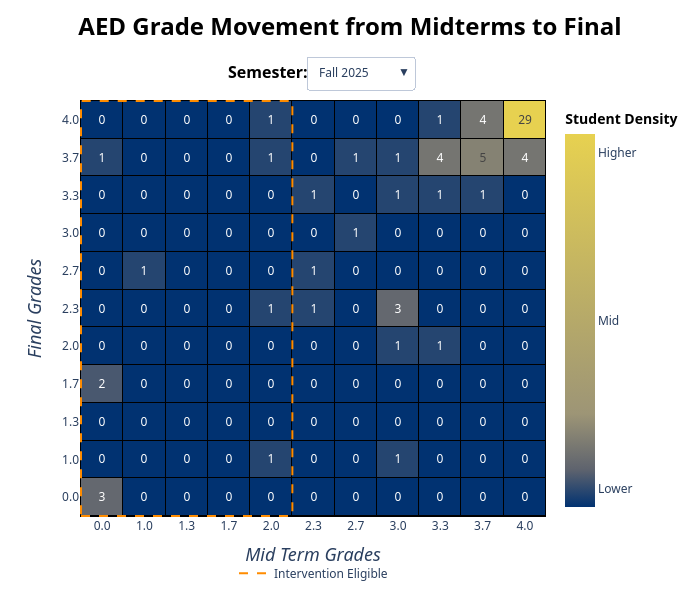

The notebook cell saved with this chart:
### Code cell
#The Original Code
# This is the "base" version of my heat map. It is frankly the figure I'm the most proud of, but it wouldn't carry over the numbers to PowerBI when I tried moving it via the HTML Visualizer.
buttons = []
zmatrix = {}
textmatrix = {}

initial_term = heattermlist[0]

for term in heattermlist:
    termframe = aedheat[aedheat["Academic Period"] == term]

    termcrosstab = pd.crosstab(termframe["Final Grade Number"], termframe["Mid Term Grade Number"])
    termcrosstab = termcrosstab.reindex(index = gradescalenum, columns = gradescalenum, fill_value = 0)

    zmatrix[term] = termcrosstab.values.tolist()

    textmatrix[term] = termcrosstab.astype(str).values.tolist()

    ztop = max(max(row) for row in zmatrix[term]) 
    zbot = min(min(row) for row in zmatrix[term])

    buttons.append(dict(
        method = "update",
        label = term,
        args = [{ #these are what update every term
            "z": [zmatrix[term]], 
            "text": [textmatrix[term]],
            "zmin": [zbot],
            "zmax": [ztop],
            "colorbar.tickvals": [[ztop*.05, ztop/2, ztop*.95]]
        }]
    ))



recentheattrace = go.Heatmap(
    z = zmatrix[initial_term],
    text = textmatrix[initial_term],
    zmin = zbot,
    zmax = ztop,
    x = gradescalestring, 
    y = gradescalestring,
    xgap = 1,
    ygap = 1,
    hovertemplate = (
        "<b>Sector Details</b>"\
        "<br>Mid Term Grade: %{x}"\
        "<br>Final Grade: %{y}"\
        "<br># of Students: %{z}"
        "<extra></extra>"
    ),
    texttemplate = "%{text}",
    colorscale = civicustom,
    colorbar = dict(
        tickvals = [ztop*.05, ztop/2, ztop*.95],
        ticktext = ["Lower", "Mid", "Higher"],
        title = dict( text = "<b>Student Density</b>",
        font_color = "black")
        ),
    visible = True)

pastheattrace = go.Heatmap(
    z = zmatrix[term],
    text = textmatrix[term],
    zmin = zbot,
    zmax = ztop,
    x = gradescalestring, 
    y = gradescalestring,
    xgap = 1,
    ygap = 1,
    hovertemplate = (
        "<b>Sector Details</b>"\
        "<br>Mid Term Grade: %{x}"\
        "<br>Final Grade: %{y}"\
        "<br># of Students: %{z}"
        "<extra></extra>"
    ),
    texttemplate = "%{text}",
    colorscale = civicustom,
    colorbar = dict(
        tickvals = [ztop*.05, ztop/2, ztop*.95],
        ticktext = ["Lower", "Mid", "Higher"],
        title = "<b>Student Density</b>"
        ),
    visible = False)

legendtrace = go.Scatter(
    x = [None],
    y = [None],
    mode = "lines",
    line = dict(
        color = "#FF8C00",
        width = 2,
        dash = "dash"
    ),
    name = "Intervention Eligible",
    showlegend = True,
)

layout = go.Layout(
    title = dict(text = "AED Grade Movement from Midterms to Final",
        font_weight = "bold", 
        font_size = 24,
        font_color = "black",
        xanchor = "center",
        x = .5,
        yanchor = "top",
        y = .97),
    plot_bgcolor = "black",
    xaxis_showgrid = False,
    yaxis_showgrid = False,
    xaxis = dict(title = dict(text = "<i>Mid Term Grades</i>", font_size = 18)),
    yaxis = dict(title = dict(text = "<i>Final Grades</i>", font_size = 18)),
    height = 600,
    width = 700,

    updatemenus = [dict(
        buttons = buttons,
        direction = "down",
        showactive = True,
        xanchor = "center",
        yanchor = "top",
        x = .6,
        y = 1.105
    )],
    legend = dict(
        orientation = "h",
        xanchor = "center",
        x = .5,
        yanchor = "top",
        y = -.1),
    font_family = "Segoe UI"
    )

aedheat = go.Figure(data = [recentheattrace, pastheattrace, legendtrace], layout = layout)

aedheat.add_annotation(
    text = "<b>Semester:</b>",
    showarrow = False,
    x = .3125,
    y = 1.098,
    xref = "paper",
    yref = "paper",
    font_color = "black",
    font_size = 16
)
aedheat.add_shape(
    type = "rect",
    line = dict(
        color = "#FF8C00",
        width = 2,
        dash = "dash"
    ),
    x0 = -0.5,
    x1 = 4.5,
    y0 = -0.5,
    y1 = 10.5,
    layer = "above"
)

aedheat.show()

### Figure 1 — Plotly figure (JSON) as saved in the notebook; plotly's stock layout.template omitted (floating-point values rounded to 4 significant figures)
{"data": [{"colorbar": {"ticktext": ["Lower", "Mid", "Higher"], "tickvals": [1.3, 13, 24.7], "title": {"font": {"color": "black"}, "text": "<b>Student Density</b>"}}, "colorscale": [[0, "#013271"], [0.1, "#5E636E"], [0.25, "#9D9576"], [1, "#E7D150"]], "hovertemplate": "<b>Sector Details</b><br>Mid Term Grade: %{x}<br>Final Grade: %{y}<br># of Students: %{z}<extra></extra>", "text": [["3", "0", "0", "0", "0", "0", "0", "0", "0", "0", "0"], ["0", "0", "0", "0", "1", "0", "0", "1", "0", "0", "0"], ["0", "0", "0", "0", "0", "0", "0", "0", "0", "0", "0"], ["2", "0", "0", "0", "0", "0", "0", "0", "0", "0", "0"], ["0", "0", "0", "0", "0", "0", "0", "1", "1", "0", "0"], ["0", "0", "0", "0", "1", "1", "0", "3", "0", "0", "0"], ["0", "1", "0", "0", "0", "1", "0", "0", "0", "0", "0"], ["0", "0", "0", "0", "0", "0", "1", "0", "0", "0", "0"], ["0", "0", "0", "0", "0", "1", "0", "1", "1", "1", "0"], ["1", "0", "0", "0", "1", "0", "1", "1", "4", "5", "4"], ["0", "0", "0", "0", "1", "0", "0", "0", "1", "4", "29"]], "texttemplate": "%{text}", "type": "heatmap", "visible": true, "x": ["0.0", "1.0", "1.3", "1.7", "2.0", "2.3", "2.7", "3.0", "3.3", "3.7", "4.0"], "xgap": 1, "y": ["0.0", "1.0", "1.3", "1.7", "2.0", "2.3", "2.7", "3.0", "3.3", "3.7", "4.0"], "ygap": 1, "z": [[3, 0, 0, 0, 0, 0, 0, 0, 0, 0, 0], [0, 0, 0, 0, 1, 0, 0, 1, 0, 0, 0], [0, 0, 0, 0, 0, 0, 0, 0, 0, 0, 0], [2, 0, 0, 0, 0, 0, 0, 0, 0, 0, 0], [0, 0, 0, 0, 0, 0, 0, 1, 1, 0, 0], [0, 0, 0, 0, 1, 1, 0, 3, 0, 0, 0], [0, 1, 0, 0, 0, 1, 0, 0, 0, 0, 0], [0, 0, 0, 0, 0, 0, 1, 0, 0, 0, 0], [0, 0, 0, 0, 0, 1, 0, 1, 1, 1, 0], [1, 0, 0, 0, 1, 0, 1, 1, 4, 5, 4], [0, 0, 0, 0, 1, 0, 0, 0, 1, 4, 29]], "zmax": 26, "zmin": 0}, {"colorbar": {"ticktext": ["Lower", "Mid", "Higher"], "tickvals": [1.3, 13, 24.7], "title": {"text": "<b>Student Density</b>"}}, "colorscale": [[0, "#013271"], [0.1, "#5E636E"], [0.25, "#9D9576"], [1, "#E7D150"]], "hovertemplate": "<b>Sector Details</b><br>Mid Term Grade: %{x}<br>Final Grade: %{y}<br># of Students: %{z}<extra></extra>", "text": [["1", "1", "0", "0", "0", "0", "0", "3", "2", "0", "0"], ["0", "0", "0", "0", "0", "0", "0", "0", "0", "0", "0"], ["0", "0", "0", "0", "0", "1", "0", "0", "0", "0", "0"], ["0", "0", "0", "1", "0", "1", "0", "0", "0", "0", "1"], ["1", "1", "0", "0", "1", "0", "0", "1", "0", "0", "2"], ["0", "0", "0", "0", "0", "1", "0", "0", "0", "1", "1"], ["0", "0", "0", "1", "3", "1", "1", "1", "0", "0", "0"], ["0", "0", "0", "0", "0", "1", "0", "3", "1", "1", "3"], ["0", "0", "0", "0", "0", "0", "0", "2", "2", "1", "1"], ["0", "0", "0", "0", "0", "0", "0", "3", "2", "1", "4"], ["0", "0", "0", "0", "0", "0", "2", "0", "2", "5", "26"]], "texttemplate": "%{text}", "type": "heatmap", "visible": false, "x": ["0.0", "1.0", "1.3", "1.7", "2.0", "2.3", "2.7", "3.0", "3.3", "3.7", "4.0"], "xgap": 1, "y": ["0.0", "1.0", "1.3", "1.7", "2.0", "2.3", "2.7", "3.0", "3.3", "3.7", "4.0"], "ygap": 1, "z": [[1, 1, 0, 0, 0, 0, 0, 3, 2, 0, 0], [0, 0, 0, 0, 0, 0, 0, 0, 0, 0, 0], [0, 0, 0, 0, 0, 1, 0, 0, 0, 0, 0], [0, 0, 0, 1, 0, 1, 0, 0, 0, 0, 1], [1, 1, 0, 0, 1, 0, 0, 1, 0, 0, 2], [0, 0, 0, 0, 0, 1, 0, 0, 0, 1, 1], [0, 0, 0, 1, 3, 1, 1, 1, 0, 0, 0], [0, 0, 0, 0, 0, 1, 0, 3, 1, 1, 3], [0, 0, 0, 0, 0, 0, 0, 2, 2, 1, 1], [0, 0, 0, 0, 0, 0, 0, 3, 2, 1, 4], [0, 0, 0, 0, 0, 0, 2, 0, 2, 5, 26]], "zmax": 26, "zmin": 0}, {"line": {"color": "#FF8C00", "dash": "dash", "width": 2}, "mode": "lines", "name": "Intervention Eligible", "showlegend": true, "type": "scatter", "x": [null], "y": [null]}], "layout": {"annotations": [{"font": {"color": "black", "size": 16}, "showarrow": false, "text": "<b>Semester:</b>", "x": 0.3125, "xref": "paper", "y": 1.098, "yref": "paper"}], "font": {"family": "Segoe UI"}, "height": 600, "legend": {"orientation": "h", "x": 0.5, "xanchor": "center", "y": -0.1, "yanchor": "top"}, "plot_bgcolor": "black", "shapes": [{"layer": "above", "line": {"color": "#FF8C00", "dash": "dash", "width": 2}, "type": "rect", "x0": -0.5, "x1": 4.5, "y0": -0.5, "y1": 10.5}], "title": {"font": {"color": "black", "size": 24, "weight": "bold"}, "text": "AED Grade Movement from Midterms to Final", "x": 0.5, "xanchor": "center", "y": 0.97, "yanchor": "top"}, "updatemenus": [{"buttons": [{"args": [{"colorbar.tickvals": [[1.45, 14.5, 27.55]], "text": [[["3", "0", "0", "0", "0", "0", "0", "0", "0", "0", "0"], ["0", "0", "0", "0", "1", "0", "0", "1", "0", "0", "0"], ["0", "0", "0", "0", "0", "0", "0", "0", "0", "0", "0"], ["2", "0", "0", "0", "0", "0", "0", "0", "0", "0", "0"], ["0", "0", "0", "0", "0", "0", "0", "1", "1", "0", "0"], ["0", "0", "0", "0", "1", "1", "0", "3", "0", "0", "0"], ["0", "1", "0", "0", "0", "1", "0", "0", "0", "0", "0"], ["0", "0", "0", "0", "0", "0", "1", "0", "0", "0", "0"], ["0", "0", "0", "0", "0", "1", "0", "1", "1", "1", "0"], ["1", "0", "0", "0", "1", "0", "1", "1", "4", "5", "4"], ["0", "0", "0", "0", "1", "0", "0", "0", "1", "4", "29"]]], "z": [[[3, 0, 0, 0, 0, 0, 0, 0, 0, 0, 0], [0, 0, 0, 0, 1, 0, 0, 1, 0, 0, 0], [0, 0, 0, 0, 0, 0, 0, 0, 0, 0, 0], [2, 0, 0, 0, 0, 0, 0, 0, 0, 0, 0], [0, 0, 0, 0, 0, 0, 0, 1, 1, 0, 0], [0, 0, 0, 0, 1, 1, 0, 3, 0, 0, 0], [0, 1, 0, 0, 0, 1, 0, 0, 0, 0, 0], [0, 0, 0, 0, 0, 0, 1, 0, 0, 0, 0], [0, 0, 0, 0, 0, 1, 0, 1, 1, 1, 0], [1, 0, 0, 0, 1, 0, 1, 1, 4, 5, 4], [0, 0, 0, 0, 1, 0, 0, 0, 1, 4, 29]]], "zmax": [29], "zmin": [0]}], "label": "Fall 2025", "method": "update"}, {"args": [{"colorbar.tickvals": [[0.2, 2, 3.8]], "text": [[["0", "0", "0", "0", "0", "0", "0", "0", "0", "0", "0"], ["0", "0", "0", "1", "0", "0", "0", "0", "0", "0", "0"], ["0", "0", "0", "0", "0", "0", "0", "0", "0", "0", "0"], ["0", "0", "0", "0", "0", "0", "0", "0", "0", "0", "0"], ["0", "0", "0", "0", "0", "0", "0", "0", "1", "0", "0"], ["0", "0", "0", "0", "0", "0", "0", "0", "0", "1", "0"], ["0", "0", "0", "0", "0", "0", "0", "0", "0", "0", "0"], ["0", "0", "0", "0", "0", "0", "0", "0", "0", "1", "0"], ["0", "0", "0", "0", "0", "0", "0", "1", "0", "0", "0"], ["0", "0", "0", "0", "0", "0", "0", "0", "0", "0", "0"], ["0", "0", "0", "0", "0", "0", "0", "0", "0", "0", "4"]]], "z": [[[0, 0, 0, 0, 0, 0, 0, 0, 0, 0, 0], [0, 0, 0, 1, 0, 0, 0, 0, 0, 0, 0], [0, 0, 0, 0, 0, 0, 0, 0, 0, 0, 0], [0, 0, 0, 0, 0, 0, 0, 0, 0, 0, 0], [0, 0, 0, 0, 0, 0, 0, 0, 1, 0, 0], [0, 0, 0, 0, 0, 0, 0, 0, 0, 1, 0], [0, 0, 0, 0, 0, 0, 0, 0, 0, 0, 0], [0, 0, 0, 0, 0, 0, 0, 0, 0, 1, 0], [0, 0, 0, 0, 0, 0, 0, 1, 0, 0, 0], [0, 0, 0, 0, 0, 0, 0, 0, 0, 0, 0], [0, 0, 0, 0, 0, 0, 0, 0, 0, 0, 4]]], "zmax": [4], "zmin": [0]}], "label": "Spring 2025", "method": "update"}, {"args": [{"colorbar.tickvals": [[1.25, 12.5, 23.75]], "text": [[["5", "0", "0", "0", "0", "0", "0", "2", "0", "0", "0"], ["1", "0", "0", "1", "0", "0", "0", "0", "0", "0", "0"], ["0", "0", "0", "0", "0", "1", "0", "0", "0", "0", "0"], ["0", "0", "0", "1", "1", "0", "0", "0", "0", "0", "1"], ["0", "0", "0", "0", "1", "0", "0", "0", "0", "0", "0"], ["0", "0", "0", "1", "0", "0", "0", "1", "0", "0", "0"], ["0", "0", "0", "0", "2", "2", "0", "1", "0", "0", "0"], ["0", "0", "0", "0", "0", "1", "1", "4", "1", "0", "2"], ["0", "1", "0", "0", "0", "0", "0", "1", "1", "1", "4"], ["0", "0", "0", "0", "0", "0", "1", "3", "1", "3", "5"], ["0", "0", "0", "0", "0", "0", "0", "1", "2", "2", "25"]]], "z": [[[5, 0, 0, 0, 0, 0, 0, 2, 0, 0, 0], [1, 0, 0, 1, 0, 0, 0, 0, 0, 0, 0], [0, 0, 0, 0, 0, 1, 0, 0, 0, 0, 0], [0, 0, 0, 1, 1, 0, 0, 0, 0, 0, 1], [0, 0, 0, 0, 1, 0, 0, 0, 0, 0, 0], [0, 0, 0, 1, 0, 0, 0, 1, 0, 0, 0], [0, 0, 0, 0, 2, 2, 0, 1, 0, 0, 0], [0, 0, 0, 0, 0, 1, 1, 4, 1, 0, 2], [0, 1, 0, 0, 0, 0, 0, 1, 1, 1, 4], [0, 0, 0, 0, 0, 0, 1, 3, 1, 3, 5], [0, 0, 0, 0, 0, 0, 0, 1, 2, 2, 25]]], "zmax": [25], "zmin": [0]}], "label": "Fall 2024", "method": "update"}, {"args": [{"colorbar.tickvals": [[0.2, 2, 3.8]], "text": [[["0", "0", "0", "0", "0", "0", "0", "0", "0", "0", "0"], ["0", "0", "0", "0", "0", "0", "0", "0", "0", "0", "0"], ["0", "0", "0", "0", "0", "0", "0", "0", "0", "0", "0"], ["0", "0", "0", "0", "0", "0", "0", "0", "0", "0", "0"], ["0", "0", "0", "0", "0", "0", "0", "0", "0", "0", "0"], ["0", "0", "0", "0", "0", "0", "0", "0", "0", "0", "0"], ["0", "0", "0", "0", "0", "0", "0", "0", "0", "0", "0"], ["0", "0", "0", "0", "0", "0", "0", "0", "0", "0", "0"], ["0", "0", "0", "0", "0", "0", "0", "0", "0", "0", "0"], ["0", "0", "0", "0", "0", "0", "0", "0", "0", "2", "0"], ["0", "0", "0", "0", "0", "0", "0", "0", "0", "0", "4"]]], "z": [[[0, 0, 0, 0, 0, 0, 0, 0, 0, 0, 0], [0, 0, 0, 0, 0, 0, 0, 0, 0, 0, 0], [0, 0, 0, 0, 0, 0, 0, 0, 0, 0, 0], [0, 0, 0, 0, 0, 0, 0, 0, 0, 0, 0], [0, 0, 0, 0, 0, 0, 0, 0, 0, 0, 0], [0, 0, 0, 0, 0, 0, 0, 0, 0, 0, 0], [0, 0, 0, 0, 0, 0, 0, 0, 0, 0, 0], [0, 0, 0, 0, 0, 0, 0, 0, 0, 0, 0], [0, 0, 0, 0, 0, 0, 0, 0, 0, 0, 0], [0, 0, 0, 0, 0, 0, 0, 0, 0, 2, 0], [0, 0, 0, 0, 0, 0, 0, 0, 0, 0, 4]]], "zmax": [4], "zmin": [0]}], "label": "Spring 2024", "method": "update"}, {"args": [{"colorbar.tickvals": [[1.15, 11.5, 21.85]], "text": [[["5", "0", "0", "0", "0", "1", "0", "0", "0", "1", "0"], ["0", "0", "0", "0", "0", "0", "0", "0", "0", "0", "0"], ["1", "0", "0", "0", "0", "0", "0", "0", "0", "0", "0"], ["0", "0", "0", "0", "0", "0", "1", "1", "1", "0", "0"], ["1", "0", "0", "0", "0", "0", "1", "0", "0", "0", "0"], ["0", "0", "0", "1", "1", "0", "0", "0", "0", "0", "0"], ["0", "0", "1", "0", "0", "0", "0", "1", "1", "1", "0"], ["0", "0", "0", "0", "0", "0", "0", "3", "0", "1", "1"], ["0", "0", "0", "0", "0", "0", "1", "2", "1", "1", "0"], ["0", "0", "0", "1", "0", "0", "0", "2", "2", "1", "1"], ["2", "0", "0", "0", "0", "0", "1", "0", "0", "0", "23"]]], "z": [[[5, 0, 0, 0, 0, 1, 0, 0, 0, 1, 0], [0, 0, 0, 0, 0, 0, 0, 0, 0, 0, 0], [1, 0, 0, 0, 0, 0, 0, 0, 0, 0, 0], [0, 0, 0, 0, 0, 0, 1, 1, 1, 0, 0], [1, 0, 0, 0, 0, 0, 1, 0, 0, 0, 0], [0, 0, 0, 1, 1, 0, 0, 0, 0, 0, 0], [0, 0, 1, 0, 0, 0, 0, 1, 1, 1, 0], [0, 0, 0, 0, 0, 0, 0, 3, 0, 1, 1], [0, 0, 0, 0, 0, 0, 1, 2, 1, 1, 0], [0, 0, 0, 1, 0, 0, 0, 2, 2, 1, 1], [2, 0, 0, 0, 0, 0, 1, 0, 0, 0, 23]]], "zmax": [23], "zmin": [0]}], "label": "Fall 2023", "method": "update"}, {"args": [{"colorbar.tickvals": [[0.1, 1, 1.9]], "text": [[["2", "0", "0", "0", "0", "0", "0", "0", "0", "0", "0"], ["0", "0", "0", "0", "0", "0", "0", "1", "0", "0", "0"], ["0", "0", "0", "0", "0", "0", "0", "0", "0", "0", "0"], ["1", "0", "0", "0", "0", "0", "0", "0", "0", "0", "0"], ["0", "0", "0", "0", "0", "0", "0", "0", "0", "0", "0"], ["0", "0", "1", "0", "0", "0", "0", "0", "0", "0", "0"], ["0", "0", "0", "0", "0", "0", "0", "0", "0", "0", "0"], ["0", "0", "0", "0", "0", "0", "0", "0", "0", "1", "0"], ["0", "0", "0", "0", "0", "1", "0", "0", "0", "0", "0"], ["0", "0", "0", "0", "0", "0", "0", "0", "0", "0", "0"], ["0", "0", "0", "0", "0", "0", "0", "0", "0", "0", "1"]]], "z": [[[2, 0, 0, 0, 0, 0, 0, 0, 0, 0, 0], [0, 0, 0, 0, 0, 0, 0, 1, 0, 0, 0], [0, 0, 0, 0, 0, 0, 0, 0, 0, 0, 0], [1, 0, 0, 0, 0, 0, 0, 0, 0, 0, 0], [0, 0, 0, 0, 0, 0, 0, 0, 0, 0, 0], [0, 0, 1, 0, 0, 0, 0, 0, 0, 0, 0], [0, 0, 0, 0, 0, 0, 0, 0, 0, 0, 0], [0, 0, 0, 0, 0, 0, 0, 0, 0, 1, 0], [0, 0, 0, 0, 0, 1, 0, 0, 0, 0, 0], [0, 0, 0, 0, 0, 0, 0, 0, 0, 0, 0], [0, 0, 0, 0, 0, 0, 0, 0, 0, 0, 1]]], "zmax": [2], "zmin": [0]}], "label": "Spring 2023", "method": "update"}, {"args": [{"colorbar.tickvals": [[1.3, 13, 24.7]], "text": [[["1", "1", "0", "0", "0", "0", "0", "3", "2", "0", "0"], ["0", "0", "0", "0", "0", "0", "0", "0", "0", "0", "0"], ["0", "0", "0", "0", "0", "1", "0", "0", "0", "0", "0"], ["0", "0", "0", "1", "0", "1", "0", "0", "0", "0", "1"], ["1", "1", "0", "0", "1", "0", "0", "1", "0", "0", "2"], ["0", "0", "0", "0", "0", "1", "0", "0", "0", "1", "1"], ["0", "0", "0", "1", "3", "1", "1", "1", "0", "0", "0"], ["0", "0", "0", "0", "0", "1", "0", "3", "1", "1", "3"], ["0", "0", "0", "0", "0", "0", "0", "2", "2", "1", "1"], ["0", "0", "0", "0", "0", "0", "0", "3", "2", "1", "4"], ["0", "0", "0", "0", "0", "0", "2", "0", "2", "5", "26"]]], "z": [[[1, 1, 0, 0, 0, 0, 0, 3, 2, 0, 0], [0, 0, 0, 0, 0, 0, 0, 0, 0, 0, 0], [0, 0, 0, 0, 0, 1, 0, 0, 0, 0, 0], [0, 0, 0, 1, 0, 1, 0, 0, 0, 0, 1], [1, 1, 0, 0, 1, 0, 0, 1, 0, 0, 2], [0, 0, 0, 0, 0, 1, 0, 0, 0, 1, 1], [0, 0, 0, 1, 3, 1, 1, 1, 0, 0, 0], [0, 0, 0, 0, 0, 1, 0, 3, 1, 1, 3], [0, 0, 0, 0, 0, 0, 0, 2, 2, 1, 1], [0, 0, 0, 0, 0, 0, 0, 3, 2, 1, 4], [0, 0, 0, 0, 0, 0, 2, 0, 2, 5, 26]]], "zmax": [26], "zmin": [0]}], "label": "Fall 2022", "method": "update"}], "direction": "down", "showactive": true, "x": 0.6, "xanchor": "center", "y": 1.105, "yanchor": "top"}], "width": 700, "xaxis": {"showgrid": false, "title": {"font": {"size": 18}, "text": "<i>Mid Term Grades</i>"}}, "yaxis": {"showgrid": false, "title": {"font": {"size": 18}, "text": "<i>Final Grades</i>"}}}}
